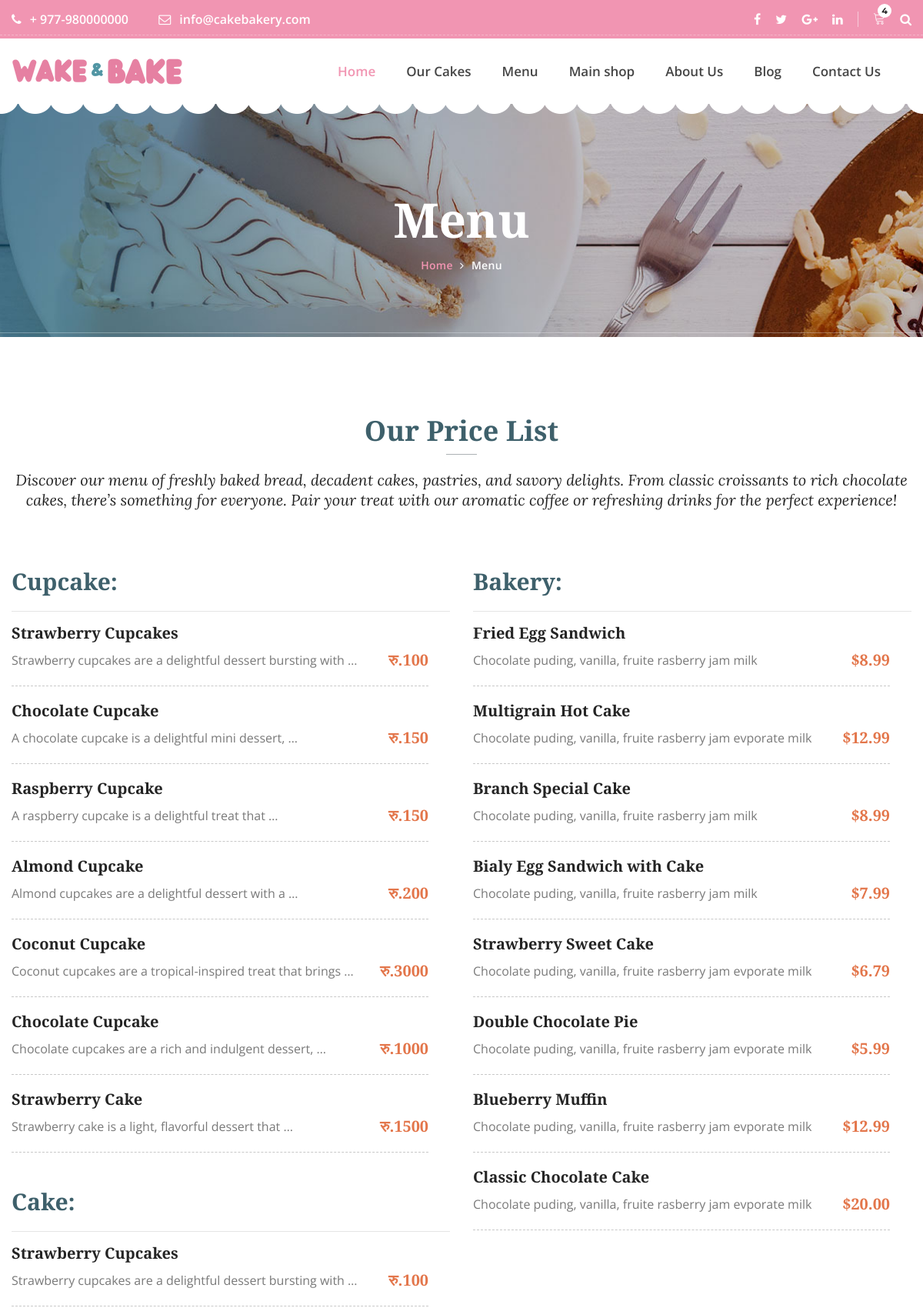
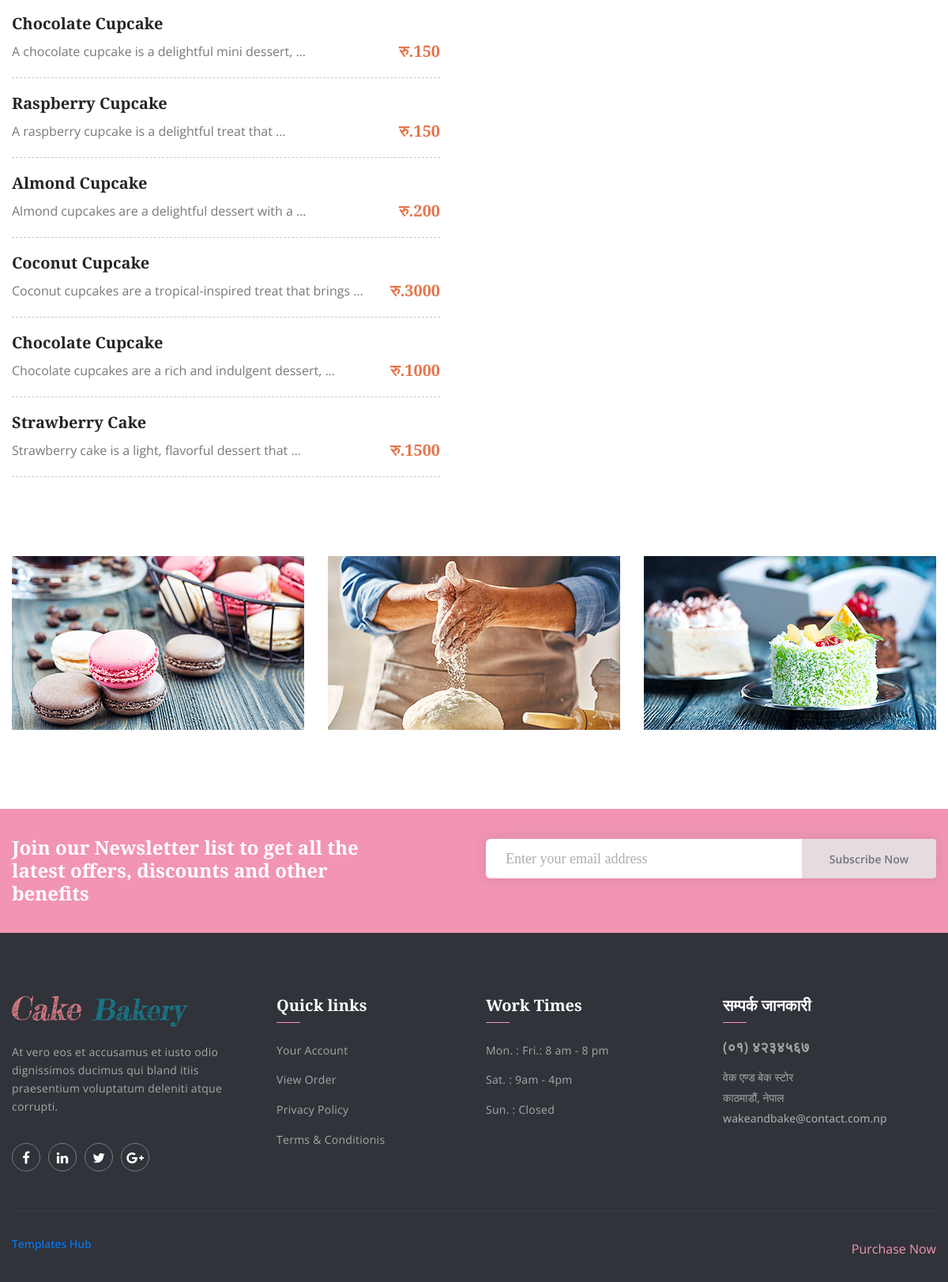
The app's page /menu/ with its own data (2 pictures, top to bottom).
### app/models.py (models this page shows, shortened)
class BakeryItem(models.Model):
    class AvailabilityStatus(models.TextChoices):
        AVAILABLE = 'AV', _('Available')
        OUT_OF_STOCK = 'OOS', _('Out of Stock')
        SEASONAL = 'SEA', _('Seasonal')
    name = models.CharField(max_length=200)
    category = models.CharField(max_length=100, blank=True, null=True)  # New category field
    price = models.DecimalField(max_digits=10, decimal_places=2)
    description = models.TextField(blank=True, null=True)
    availability = models.CharField(
        max_length=3, choices=AvailabilityStatus.choices, default=AvailabilityStatus.AVAILABLE
    )
    image = models.ImageField(upload_to="bakery_items", blank=True, null=True)
    created_at = models.DateTimeField(auto_now_add=True)
    updated_at = models.DateTimeField(auto_now=True)

### app/views.py (the view)
# urls.py: path('menu/', views.menu, name='menu'),
def menu(request):
    cupcake = BakeryItem.objects.filter(category='Cupcake')
    return render(request, 'app/menu.html', {'cupcake': cupcake})

### app/templates/app/menu.html (shortened to what this page needs)
{% extends 'app/base.html' %}
{% load static %}
{% block main-content %}
        <section class="banner_area">
        	<div class="container">
        		<div class="banner_text">
        			<h3>Menu</h3>
        			<ul>
        				<li><a href="{% url 'home' %}">Home</a></li>
        				<li><a href="{% url 'menu' %}">Menu</a></li>
        			</ul>
        		</div>
        	</div>
        </section>
        <section class="price_list_area p_100">
        	<div class="container">
        		<div class="price_list_inner">
        			<div class="single_pest_title">
        				<h2>Our Price List</h2>
        				<p>Discover our menu of freshly baked bread, decadent cakes, pastries, and savory delights. From classic croissants to rich chocolate cakes, there’s something for everyone. Pair your treat with our aromatic coffee or refreshing drinks for the perfect experience!</p>
        			</div>
       				<div class="row">
       					<div class="col-lg-6">
       						<div class="discover_item_inner">
								<h3 >Cupcake: </h3>
								<hr>
								{% for item in cupcake %}
       							<div class="discover_item">
									<h4>{{item.name}}</h4>
									<p>{{item.description|truncatewords:8}} <span>रु.{{item.price|floatformat:0}}</span></p>
								</div>
								{% endfor %}
								<br>
								<h3 >Cake: </h3>
								<hr>
								{% for item in cupcake %}
       							<div class="discover_item">
									<h4>{{item.name}}</h4>
									<p>{{item.description|truncatewords:8}} <span>रु.{{item.price|floatformat:0}}</span></p>
								</div>
								{% endfor %}
       						</div>
       					</div>
       					<div class="col-lg-6">
       						<div class="discover_item_inner">
								<h3 >Bakery: </h3>
								<hr>
       							<div class="discover_item">
									<h4>Fried Egg Sandwich</h4>
									<p>Chocolate puding, vanilla, fruite rasberry jam milk <span>$8.99</span></p>
								</div>
       							<div class="discover_item">
									<h4>Multigrain Hot Cake</h4>
									<p>Chocolate puding, vanilla, fruite rasberry jam evporate milk <span>$12.99</span></p>
								</div>
       							<div class="discover_item">
									<h4>Branch Special Cake</h4>
									<p>Chocolate puding, vanilla, fruite rasberry jam milk <span>$8.99</span></p>
								</div>
       							<div class="discover_item">
									<h4>Bialy Egg Sandwich with Cake</h4>
									<p>Chocolate puding, vanilla, fruite rasberry jam milk <span>$7.99</span></p>
								</div>
       							<div class="discover_item">
									<h4>Strawberry Sweet Cake</h4>
									<p>Chocolate puding, vanilla, fruite rasberry jam evporate milk <span>$6.79</span></p>
								</div>
       							<div class="discover_item">
									<h4>Double Chocolate Pie</h4>
									<p>Chocolate puding, vanilla, fruite rasberry jam evporate milk <span>$5.99</span></p>
								</div>
       							<div class="discover_item">
									<h4>Blueberry Muffin</h4>
									<p>Chocolate puding, vanilla, fruite rasberry jam evporate milk <span>$12.99</span></p>
								</div>
       							<div class="discover_item">
									<h4>Classic Chocolate Cake</h4>
									<p>Chocolate puding, vanilla, fruite rasberry jam evporate milk <span>$20.00</span></p>
								</div>
       						</div>
       					</div>
       				</div>
       				<div class="row our_bakery_image">
						<div class="col-md-4 col-6">
							<img class="img-fluid" src="{% static "app/img/our-bakery/bakery-1.jpg" %}" alt="">
						</div>
						<div class="col-md-4 col-6">
							<img class="img-fluid" src="{% static "app/img/our-bakery/bakery-2.jpg" %}" alt="">
						</div>
						<div class="col-md-4 col-6">
							<img class="img-fluid" src="{% static "app/img/our-bakery/bakery-3.jpg" %}" alt="">
						</div>
					</div>
        		</div>
        	</div>
        </section>
        <section class="newsletter_area">
        	<div class="container">
        		<div class="row newsletter_inner">
        			<div class="col-lg-6">
        				<div class="news_left_text">
        					<h4>Join our Newsletter list to get all the latest offers, discounts and other benefits</h4>
        				</div>
        			</div>
        			<div class="col-lg-6">
        				<div class="newsletter_form">
							<div class="input-group">
								<input type="text" class="form-control" placeholder="Enter your email address">
								<div class="input-group-append">
									<button class="btn btn-outline-secondary" type="button">Subscribe Now</button>
								</div>
							</div>
        				</div>
        			</div>
        		</div>
        	</div>
        </section>
{% endblock main-content %}

### records on screen
BakeryItem: name "Strawberry Cupcakes", description "Strawberry cupcakes are a delightful dessert bursting with …", price "100"
BakeryItem: name "Chocolate Cupcake", description "A chocolate cupcake is a delightful mini dessert, …", price "150"
BakeryItem: name "Raspberry Cupcake", description "A raspberry cupcake is a delightful treat that …", price "150"
BakeryItem: name "Almond Cupcake", description "Almond cupcakes are a delightful dessert with a …", price "200"
BakeryItem: name "Coconut Cupcake", description "Coconut cupcakes are a tropical-inspired treat that brings …", price "3000"
BakeryItem: name "Chocolate Cupcake", description "Chocolate cupcakes are a rich and indulgent dessert, …", price "1000"
BakeryItem: name "Strawberry Cake", description "Strawberry cake is a light, flavorful dessert that …", price "1500"
